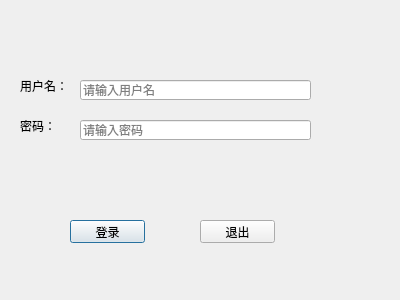
<?xml version="1.0" encoding="UTF-8"?>
<ui version="4.0">
 <class>LoginDialog</class>
 <widget class="QDialog" name="LoginDialog">
  <property name="geometry">
   <rect>
    <x>0</x>
    <y>0</y>
    <width>400</width>
    <height>300</height>
   </rect>
  </property>
  <property name="windowTitle">
   <string>Dialog</string>
  </property>
  <widget class="QLabel" name="label">
   <property name="geometry">
    <rect>
     <x>20</x>
     <y>70</y>
     <width>51</width>
     <height>31</height>
    </rect>
   </property>
   <property name="text">
    <string>用户名：</string>
   </property>
  </widget>
  <widget class="QLabel" name="label_2">
   <property name="geometry">
    <rect>
     <x>20</x>
     <y>110</y>
     <width>51</width>
     <height>31</height>
    </rect>
   </property>
   <property name="text">
    <string>密码：</string>
   </property>
  </widget>
  <widget class="QPushButton" name="loginBtn">
   <property name="geometry">
    <rect>
     <x>70</x>
     <y>220</y>
     <width>75</width>
     <height>23</height>
    </rect>
   </property>
   <property name="text">
    <string>登录</string>
   </property>
  </widget>
  <widget class="QPushButton" name="exitBtn">
   <property name="geometry">
    <rect>
     <x>200</x>
     <y>220</y>
     <width>75</width>
     <height>23</height>
    </rect>
   </property>
   <property name="text">
    <string>退出</string>
   </property>
  </widget>
  <widget class="QLineEdit" name="userLineEdit">
   <property name="geometry">
    <rect>
     <x>80</x>
     <y>80</y>
     <width>231</width>
     <height>20</height>
    </rect>
   </property>
   <property name="placeholderText">
    <string>请输入用户名</string>
   </property>
  </widget>
  <widget class="QLineEdit" name="pwdLineEdit">
   <property name="geometry">
    <rect>
     <x>80</x>
     <y>120</y>
     <width>231</width>
     <height>20</height>
    </rect>
   </property>
   <property name="echoMode">
    <enum>QLineEdit::PasswordEchoOnEdit</enum>
   </property>
   <property name="placeholderText">
    <string>请输入密码</string>
   </property>
  </widget>
 </widget>
 <resources/>
 <connections>
  <connection>
   <sender>exitBtn</sender>
   <signal>clicked()</signal>
   <receiver>LoginDialog</receiver>
   <slot>close()</slot>
   <hints>
    <hint type="sourcelabel">
     <x>237</x>
     <y>231</y>
    </hint>
    <hint type="destinationlabel">
     <x>199</x>
     <y>149</y>
    </hint>
   </hints>
  </connection>
 </connections>
</ui>
